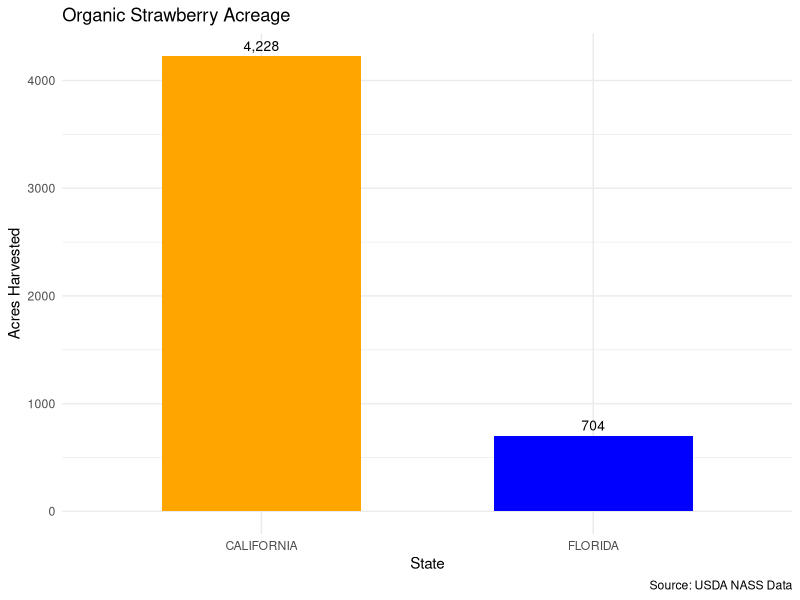
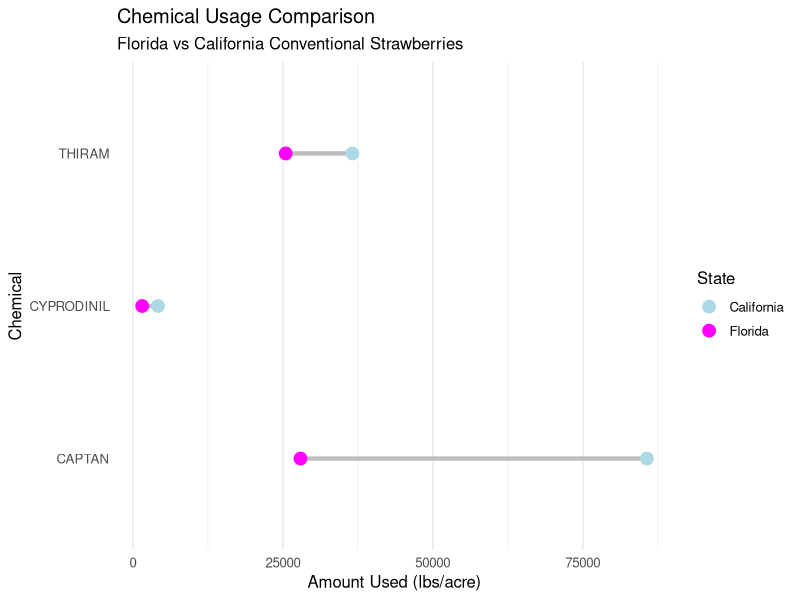
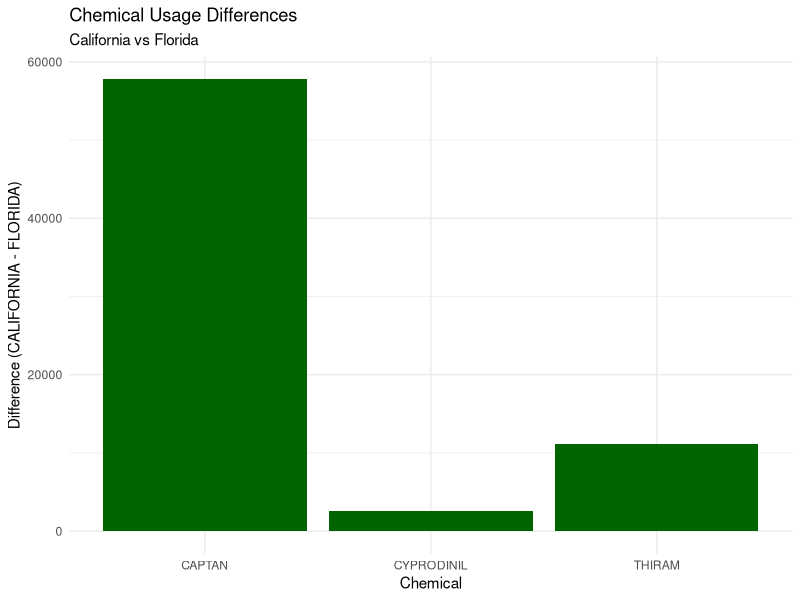
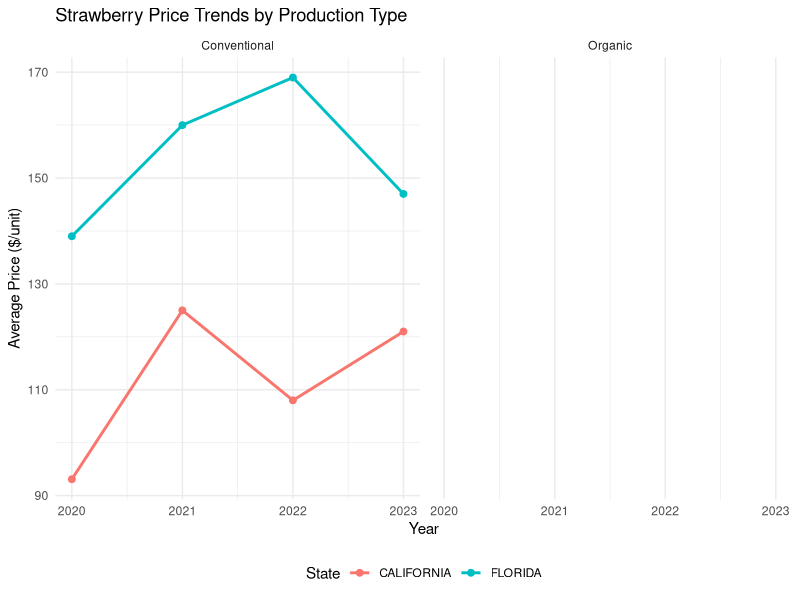
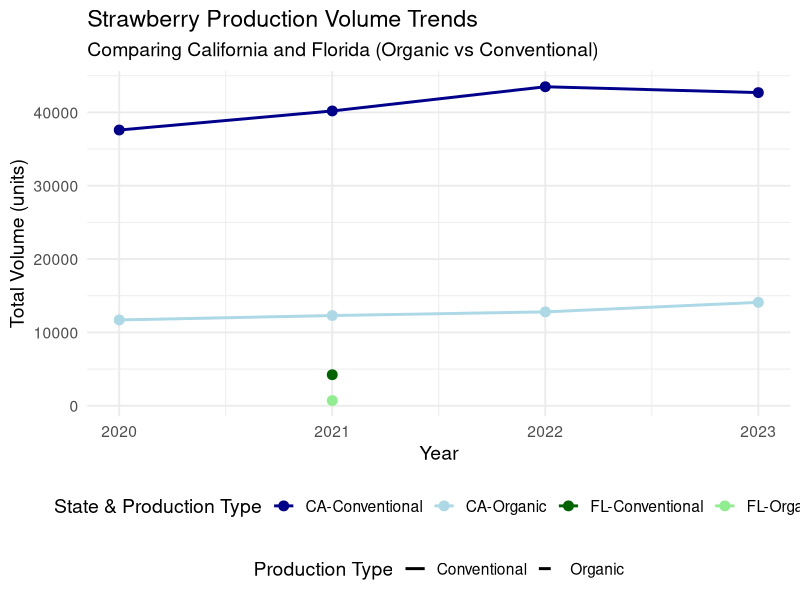

R code for these plots, in order:
## ---- chunk 1
#| echo: false
#| label: Loading, exploring and beginning stages of cleaning data

library(dplyr)
library(ggplot2)

strawb_data <- read.csv("strawb_mar6.csv")
str(strawb_data)
head(strawb_data)
names(strawb_data)

col_remove <- c("Week.Ending", "Ag.District", "Ag.District.Code", 
                       "County", "County.ANSI", "Zip.Code", "Region", "Watershed")
clean_data <- strawb_data

print(names(clean_data))

clean_data$Week.Ending <- NULL
clean_data$Ag.District <- NULL
clean_data$Ag.District.Code <- NULL
clean_data$County <- NULL
clean_data$County.ANSI <- NULL
clean_data$Zip.Code <- NULL
clean_data$Region <- NULL
clean_data$Watershed <- NULL
clean_data$watershed_code <- NULL
clean_data$State.ANSI <- NULL

print(names(clean_data))

## ---- chunk 2
#| echo: false
#| label: Continue cleaning data
print(colSums(is.na(clean_data)))

for(col in names(clean_data)) {
  if(length(unique(clean_data[[col]][!is.na(clean_data[[col]])])) <= 1) {
    clean_data[[col]] <- NULL
  }
}

print(unique(clean_data$State))
california_rows <- clean_data[clean_data$State == "CALIFORNIA", ]
florida_rows <- clean_data[clean_data$State == "FLORIDA", ]
clean_data <- rbind(california_rows, florida_rows)
print(unique(clean_data$State))
## ---- chunk 3
#| echo: false
#| label: Cleaning and splitting columns
clean_data$Data.Item <- ifelse(
  startsWith(clean_data$Data.Item, "INCOME, NET CASH FARM, OF"),
  sub("^INCOME, NET CASH FARM, OF ", "", clean_data$Data.Item),  
  clean_data$Data.Item
)

clean_data$Data.Item <- gsub("^STRAWBERRIES", "", clean_data$Data.Item)
clean_data$Data.Item <- trimws(clean_data$Data.Item)
clean_data$Data.Item <- gsub(",", "", clean_data$Data.Item)

unique_values <- unique(clean_data$Data.Item)
print(unique_values)

clean_data <- cbind(
  clean_data[, 1:6],         
  Measure = NA,               
  clean_data[, 7:ncol(clean_data)]  
)


for (i in 1:nrow(clean_data)) {
  current_text <- clean_data$Data.Item[i]
  if ("MEASURED" %in% strsplit(current_text, " ")[[1]]) {
    split_text <- strsplit(current_text, "MEASURED")[[1]]
    clean_data$Data.Item[i] <- trimws(split_text[1])
    
    if (length(split_text) > 1) {
      clean_data$Measure[i] <- trimws(split_text[2])
    }
  }
}

## ---- chunk 4
#| echo: false
#| label: Continue cleaning data after splitting columns
clean_data$Measure[is.na(clean_data$Measure)] <- "NOT SPECIFIED"

clean_data$Domain.Category <- gsub(".*:", "", clean_data$Domain.Category)
clean_data$Domain.Category <- trimws(clean_data$Domain.Category)
clean_data$Domain.Category <- gsub("[()]", "", clean_data$Domain.Category)

clean_data$Data.Item <- gsub("^[ -]+", "", clean_data$Data.Item)
clean_data$Data.Item <- trimws(clean_data$Data.Item)

## ---- chunk 5
#| echo: false
#| label: Organizing Types of Strawberry Production
clean_data <- clean_data %>%
  mutate(
    Production.Type = case_when(
      Commodity != "STRAWBERRIES" ~ "NOT APPLICABLE", 
      grepl("ORGANIC", Data.Item) ~ "Organic",
      grepl("PROCESSING", Data.Item) ~ "Processing",
      TRUE ~ "Conventional"  
    )
  )

strawberry_counts <- clean_data %>%
  filter(Commodity == "STRAWBERRIES") %>%
  count(Production.Type)
print(strawberry_counts)

## ---- chunk 6
#| echo: false
#| label: Changing Value to numeric and cleaning continued
non_numeric <- unique(clean_data$Value[is.na(as.numeric(clean_data$Value)) & !is.na(clean_data$Value)])
print(non_numeric)

clean_data$Value.clean <- gsub(",|\\$|%", "", clean_data$Value)
clean_data$Value.numeric <- as.numeric(clean_data$Value.clean)

clean_data$Value <- NULL

## ---- chunk 7
#| echo: false
#|label: Data set split/assignment (CENSUS/SURVEY & CALIFORNIA/FLORIDA)

CA_survey <- clean_data[clean_data$State == "CALIFORNIA" & clean_data$Program == "SURVEY", ]
print(paste("Number of CA survey rows:", nrow(CA_survey)))

CA_census <- clean_data[clean_data$State == "CALIFORNIA" & clean_data$Program == "CENSUS", ]
print(paste("Number of CA census rows:", nrow(CA_census)))

FL_survey <- clean_data[clean_data$State == "FLORIDA" & clean_data$Program == "SURVEY", ]
print(paste("Number of FL survey rows:", nrow(FL_survey)))

FL_census <- clean_data[clean_data$State == "FLORIDA" & clean_data$Program == "CENSUS", ]
print(paste("Number of FL census rows:", nrow(FL_census)))

CA_survey$State <- CA_survey$Program <- NULL
CA_census$State <- CA_census$Program <- NULL
FL_survey$State <- FL_survey$Program <- NULL
FL_census$State <- FL_census$Program <- NULL

strawberry_data <- clean_data[clean_data$Commodity == "STRAWBERRIES", ]

census_data <- clean_data[clean_data$Program == "CENSUS", ]
survey_data <- clean_data[clean_data$Program == "SURVEY", ]
## ---- chunk 8
#| echo: false
#|label: Comparing California and Florida's Strawberry Production
#|
library(tidyverse)
library(scales)

clean_data %>%
  filter(Commodity == "STRAWBERRIES",
         State %in% c("CALIFORNIA", "FLORIDA")) %>%
  group_by(State) %>% 
  summarise(
    `Avg Value` = mean(Value.numeric, na.rm = TRUE),
    `Min Value` = min(Value.numeric, na.rm = TRUE),
    `Max Value` = max(Value.numeric, na.rm = TRUE),
    `Total Records` = n(),
    .groups = "drop"
  ) %>% 
  knitr::kable(caption = "Strawberry Production Summary Statistics")

clean_data %>%
  filter(Commodity == "STRAWBERRIES",
         State %in% c("CALIFORNIA", "FLORIDA"),
         Data.Item %in% c("ORGANIC - ACRES HARVESTED", "ORGANIC - SALES")) %>% 
  group_by(State, Data.Item) %>%
  summarise(Value = mean(Value.numeric, na.rm = TRUE), .groups = "drop") %>%
  pivot_wider(names_from = Data.Item, values_from = Value) %>% 
  knitr::kable(caption = "Key Metrics Comparison", format.args = list(big.mark = ","))

clean_data %>%
  filter(Commodity == "STRAWBERRIES",
         State %in% c("CALIFORNIA", "FLORIDA"),
         Data.Item == "ORGANIC - ACRES HARVESTED") %>%
  ggplot(aes(x = State, y = Value.numeric)) +
  geom_col(fill = c("orange", "blue"), width = 0.6) +  
  geom_text(aes(label = scales::comma(Value.numeric)), 
            vjust = -0.5, 
            size = 3.5) +  
  labs(title = "Organic Strawberry Acreage",
       y = "Acres Harvested",
       caption = "Source: USDA NASS Data") +
  theme_minimal()
## ---- chunk 9
#| echo: false
#|label: Finding Chemicals used in FL and CA

library(dplyr)
common_conventional <- clean_data %>%
  filter(Commodity == "STRAWBERRIES",
         State %in% c("FLORIDA", "CALIFORNIA"),
         Production.Type == "Conventional") %>%  
  group_by(Domain.Category) %>%
  summarize(in_both = n_distinct(State) > 1) %>%
  filter(in_both) %>%
  pull(Domain.Category)

print("Conventional Domain.Category values in both states:")
print(common_conventional)
## ---- chunk 10
#| echo: false
#|label: Visualizations and Data on Chemical Use

library(dplyr)
library(ggplot2)

chemical_info <- data.frame(
  Chemical_Name = c("CAPTAN", "THIRAM", "CYPRODINIL"),
  Chemical_Code = c("81301", "79801", "288202"),
  Use = c("Fungicide for fruit rot", 
          "Fungicide for seed treatment", 
          "Fungicide for gray mold"),
  Toxicity = c("Moderate", "High", "Low")
)

chem_usage <- clean_data %>%
  filter(Commodity == "STRAWBERRIES",
         State %in% c("FLORIDA", "CALIFORNIA"),
         Production.Type == "Conventional",
         Domain.Category %in% paste0(chemical_info$Chemical_Name, " = ", chemical_info$Chemical_Code)) %>%
  mutate(Chemical = gsub(" = \\d+", "", Domain.Category)) %>%
  group_by(State, Chemical) %>%
  summarize(Amount_Used = mean(Value.numeric, na.rm = TRUE), .groups = "drop")

usage_comparison <- chem_usage %>%
  pivot_wider(names_from = State, values_from = Amount_Used) %>%
  left_join(chemical_info, by = c("Chemical" = "Chemical_Name")) %>%
  mutate(Difference = CALIFORNIA - FLORIDA) %>%
  select(Chemical, Use, Toxicity, FLORIDA, CALIFORNIA, Difference)
print("Chemical Comparison for Conventional Strawberries:")
print(usage_comparison)

ggplot(usage_comparison, aes(y = Chemical)) +
  geom_segment(aes(x = FLORIDA, xend = CALIFORNIA, yend = Chemical), 
               color = "gray", linewidth = 1.5) +
  geom_point(aes(x = FLORIDA, color = "Florida"), size = 4) +
  geom_point(aes(x = CALIFORNIA, color = "California"), size = 4) +
  scale_color_manual(values = c("Florida" = "magenta", "California" = "lightblue")) +
  labs(title = "Chemical Usage Comparison",
       subtitle = "Florida vs California Conventional Strawberries",
       x = "Amount Used (lbs/acre)",
       y = "Chemical",
       color = "State") +
  theme_minimal(base_size = 12) +
  theme(panel.grid.major.y = element_blank())

ggplot(usage_comparison, aes(x = Chemical, y = Difference, fill = Difference > 0)) +
  geom_col() +
  scale_fill_manual(values = c("TRUE" = "darkgreen", "FALSE" = "red")) +
  labs(title = "Chemical Usage Differences",
       subtitle = "California vs Florida",
       y = "Difference (CALIFORNIA - FLORIDA)") +
  theme_minimal() +
  theme(legend.position = "none")
## ---- chunk 11
#| echo: false
#|label: Comparison of Production Types

library(dplyr)

strawberry_data %>% 
  count(`Production.Type`, Data.Item)

strawberry_data %>%
  filter(grepl("PROD|ACRES|HARVEST", Data.Item, ignore.case = TRUE)) %>%
  group_by(`Production.Type`) %>%
  summarize(Production = sum(Value.numeric, na.rm = TRUE))

strawberry_data %>%
  filter(grepl("SALES", Data.Item, ignore.case = TRUE)) %>%
  group_by(`Production.Type`) %>%
  summarize(Sales = sum(Value.numeric, na.rm = TRUE))

strawberry_data %>%
  filter(grepl("PROCESS", Data.Item, ignore.case = TRUE)) %>%
  group_by(`Production.Type`) %>%
  summarize(Processing = sum(Value.numeric, na.rm = TRUE))
## ---- chunk 12
#| echo: false
#|label: Price, Volume, Yearly Trends by Production Type and State

library(dplyr)
library(ggplot2)
library(tidyr)

comparison_data <- strawberry_data %>%
  filter(State %in% c("CALIFORNIA", "FLORIDA"),
         `Production.Type` %in% c("Organic", "Conventional")) %>%
  mutate(
    Year = as.numeric(Year),
    Price = ifelse(grepl("PRICE", Data.Item), Value.numeric, NA),
    Cost = ifelse(grepl("COST", Data.Item), Value.numeric, NA),
    Volume = ifelse(grepl("PRODUCTION|HARVESTED", Data.Item), Value.numeric, NA)
  ) %>%
  group_by(State, `Production.Type`, Year) %>%
  summarize(
    Avg_Price = mean(Price, na.rm = TRUE),
    Avg_Cost = mean(Cost, na.rm = TRUE),
    Total_Volume = sum(Volume, na.rm = TRUE),
    .groups = "drop"
  )

ggplot(comparison_data, aes(x = Year, y = Avg_Price, color = State)) +
  geom_line(size = 1) +
  geom_point(size = 2) +
  facet_wrap(~`Production.Type`, scales = "free_y") +
  labs(title = "Strawberry Price Trends by Production Type",
       y = "Average Price ($/unit)",
       color = "State") +
  theme_minimal() +
  theme(legend.position = "bottom")

ggplot(comparison_data, aes(x = Year, y = Total_Volume, 
                           color = interaction(State, Production.Type),
                           linetype = Production.Type)) +
  geom_line(linewidth = 1) +
  geom_point(size = 3) +
  scale_color_manual(
    values = c("darkblue", "lightblue", "darkgreen", "lightgreen"),  
    labels = c("CA-Conventional", "CA-Organic", "FL-Conventional", "FL-Organic")
  ) +
  scale_linetype_manual(values = c("solid", "dashed")) +
  labs(
    title = "Strawberry Production Volume Trends",
    subtitle = "Comparing California and Florida (Organic vs Conventional)",
    y = "Total Volume (units)",
    x = "Year",
    color = "State & Production Type",
    linetype = "Production Type"
  ) +
  theme_minimal(base_size = 14) +
  theme(legend.position = "bottom",
        legend.box = "vertical")

state_prod_comparisons <- comparison_data %>%
  group_by(Year, `Production.Type`) %>%
  summarize(
    Price_Ratio = Avg_Price[State == "CALIFORNIA"] / Avg_Price[State == "FLORIDA"],
    Volume_Ratio = Total_Volume[State == "CALIFORNIA"] / Total_Volume[State == "FLORIDA"],
    .groups = "drop"
  )

print("Annual CA/FL Ratios by Production Type:")
state_prod_comparisons

state_diffs <- comparison_data %>%
  pivot_wider(names_from = State, values_from = c(Avg_Price, Total_Volume)) %>%
  mutate(
    Price_Diff = Avg_Price_CALIFORNIA - Avg_Price_FLORIDA,
    Volume_Diff = Total_Volume_CALIFORNIA - Total_Volume_FLORIDA
  )

print("Annual Differences (CA - FL):")
state_diffs
